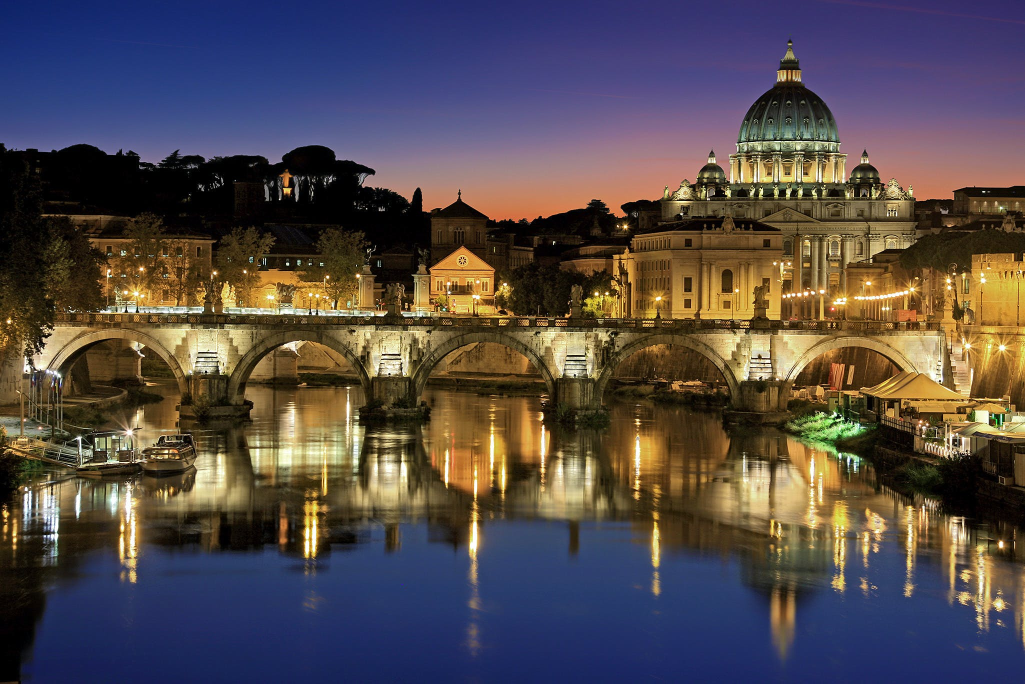
#> input picture Photos/pexels-julius-silver-753639.jpg, 2050 x 1367 px (shown at 1/2 size)
$ python masking.py
#> lines starting #> are read from the running program, lines starting #| are printed output that depends on the picture; after the words box and inside, x2 and y2 are one past the last pixel; in counts of white or black regions, pixels touching at a corner belong together
import cv2 as cv
import matplotlib.pyplot as plt
import numpy as np

img = cv.imread("Photos/pexels-julius-silver-753639.jpg")
#> img is the input picture: shape (1367, 2050, 3); mean B, G, R 74.9, 74.4, 83.9
cv.imshow("original image", img)
print(img.shape)
#| (1367, 2050, 3)

blank = np.zeros(img.shape[:2], dtype='uint8')
cv.imshow("blank image", blank)

mask = cv.circle(blank, (img.shape[1]//2, img.shape[0]//2),400,255,-1)
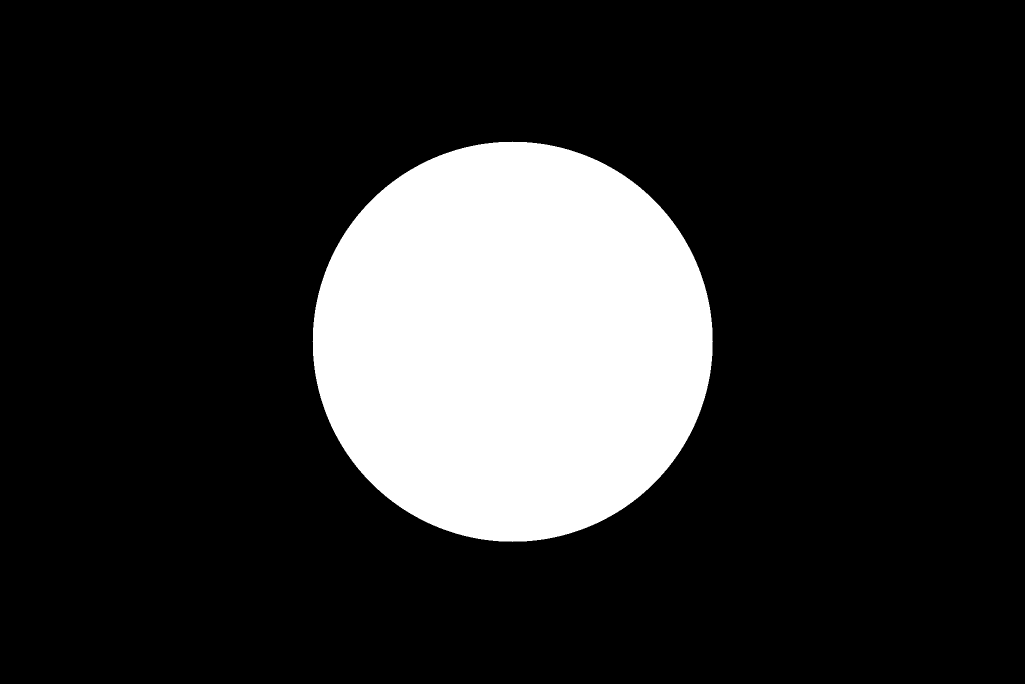
#> blank: shape (1367, 2050) (shown at 1/2 size); 17.9% white; 1 white region, box (x1, y1, x2, y2) and area: (625, 283, 1426, 1084) 502625
cv.imshow("mask", mask)

masked = cv.bitwise_and(img, img, mask=mask)
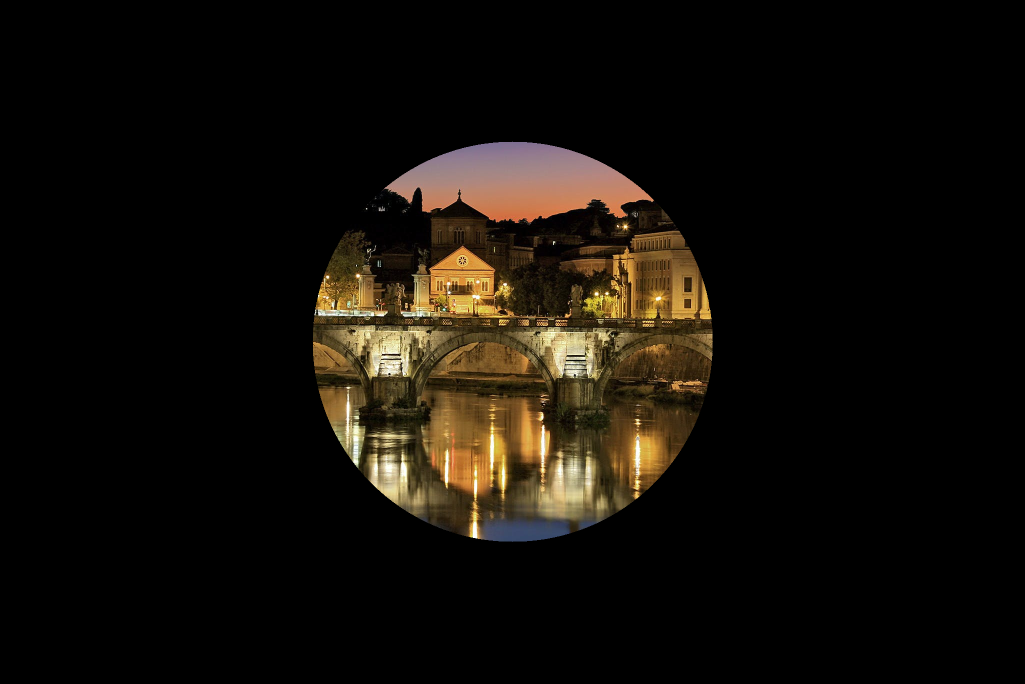
#> masked: shape (1367, 2050, 3) (shown at 1/2 size); mean B, G, R 9, 14.9, 19.2
cv.imshow("masked image", masked)

cv.waitKey(0)

$ run again, with Photos/mostafa-meraji-HJgEB78b2Z8-unsplash.jpg copied over Photos/pexels-julius-silver-753639.jpg
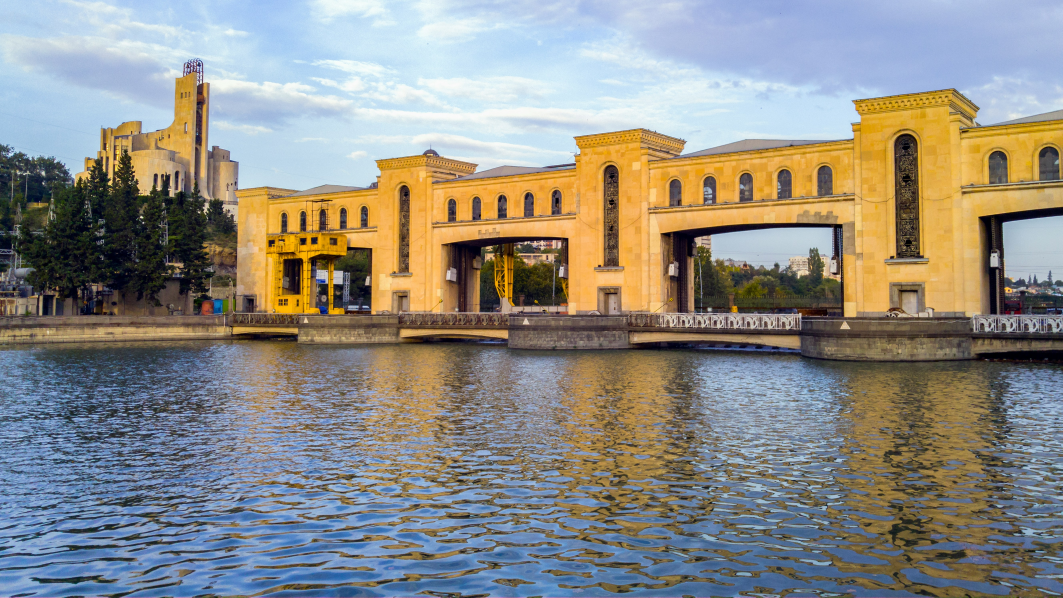
#> input picture Photos/mostafa-meraji-HJgEB78b2Z8-unsplash.jpg, 5312 x 2988 px (shown at 1/5 size)
#> img is the input picture: shape (2988, 5312, 3); mean B, G, R 133.6, 140.2, 142
#| (2988, 5312, 3)
#> `mask = cv.circle(blank, (img.shape[1]//2, img.shape[0]//2),400,255,-1)`:
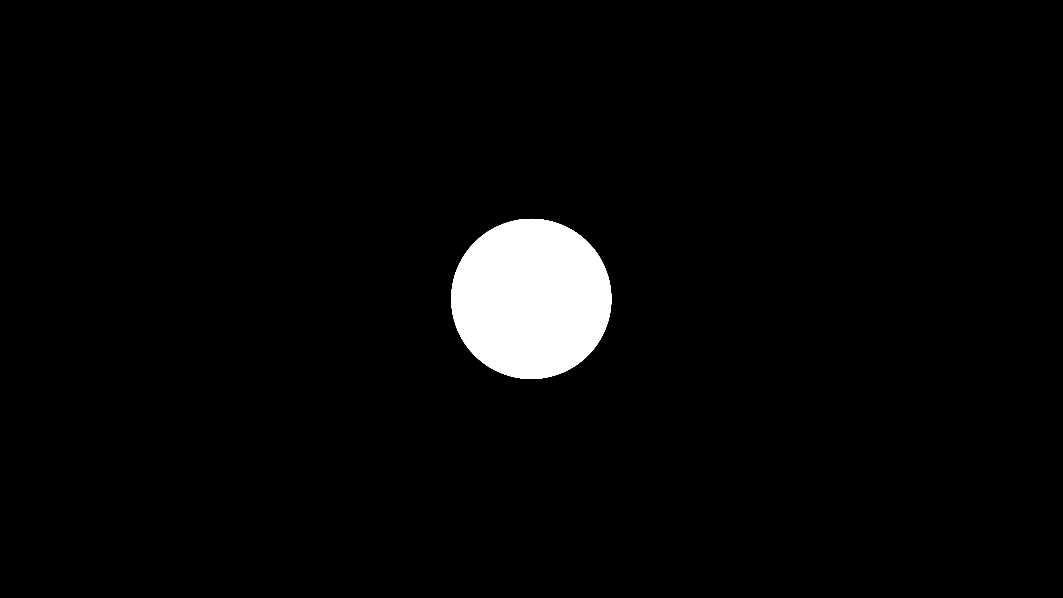
#> blank: shape (2988, 5312) (shown at 1/5 size); 3.2% white; 1 white region, box (x1, y1, x2, y2) and area: (2256, 1094, 3057, 1895) 502625
#> `masked = cv.bitwise_and(img, img, mask=mask)`:
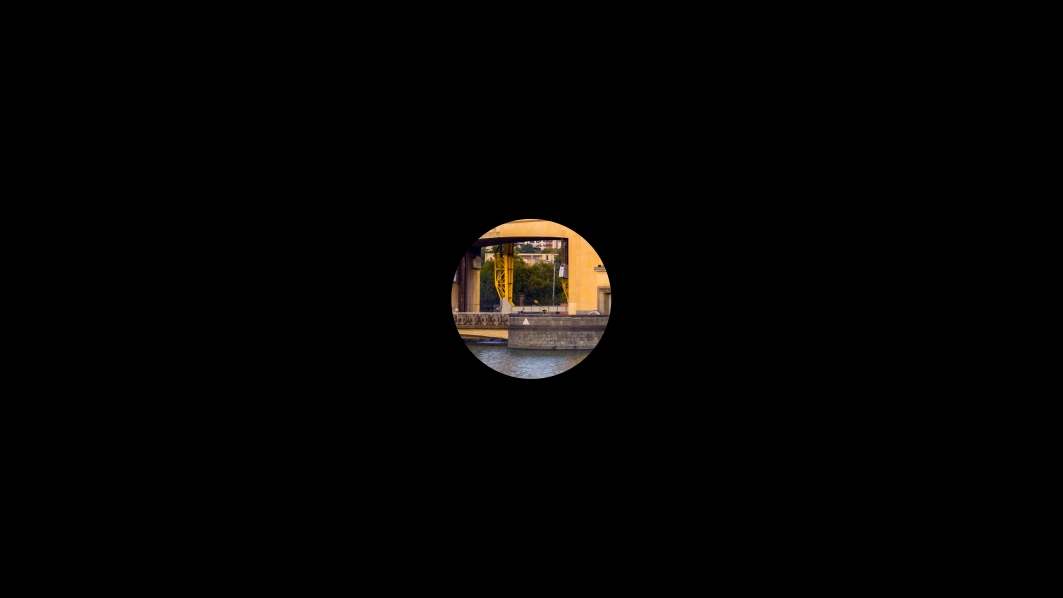
#> masked: shape (2988, 5312, 3) (shown at 1/5 size); mean B, G, R 2.3, 3.2, 4

$ run again, with Photos/pexels-eberhard-grossgasteiger-1398195.jpg copied over Photos/pexels-julius-silver-753639.jpg
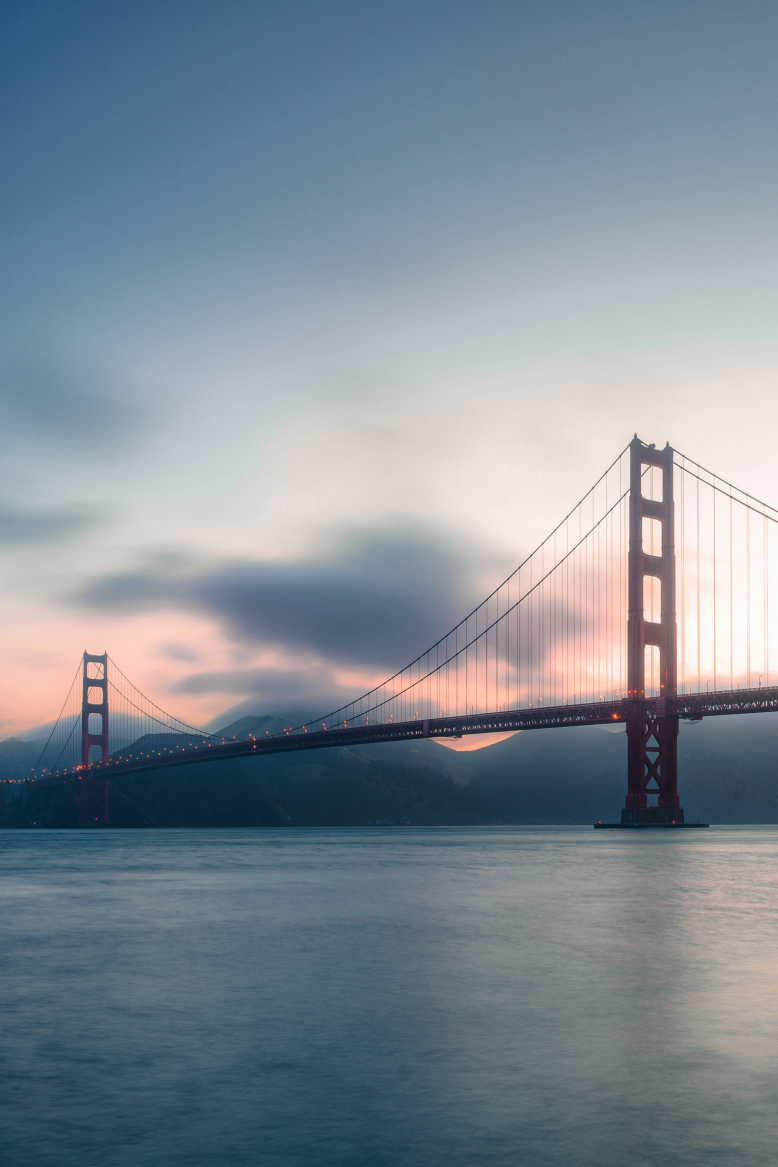
#> input picture Photos/pexels-eberhard-grossgasteiger-1398195.jpg, 2333 x 3500 px (shown at 1/3 size)
#> img is the input picture: shape (3500, 2333, 3); mean B, G, R 148.9, 139.2, 126.4
#| (3500, 2333, 3)
#> `mask = cv.circle(blank, (img.shape[1]//2, img.shape[0]//2),400,255,-1)`:
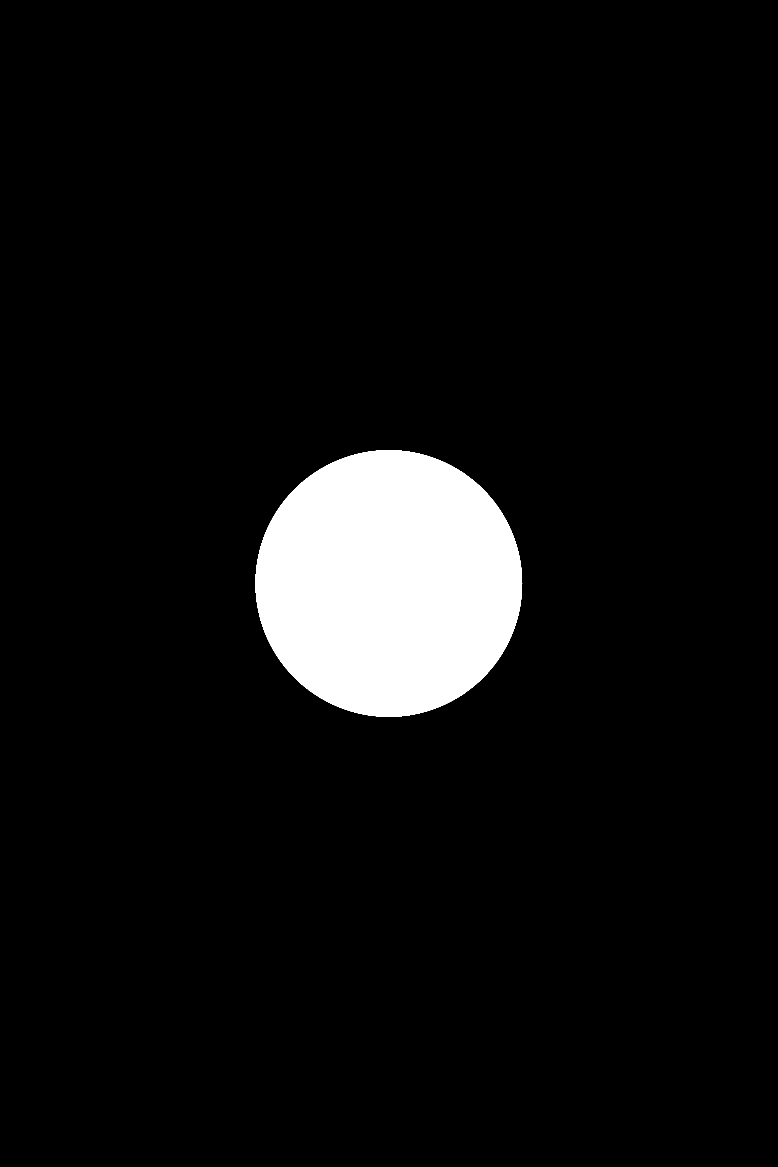
#> blank: shape (3500, 2333) (shown at 1/3 size); 6.2% white; 1 white region, box (x1, y1, x2, y2) and area: (766, 1350, 1567, 2151) 502625
#> `masked = cv.bitwise_and(img, img, mask=mask)`:
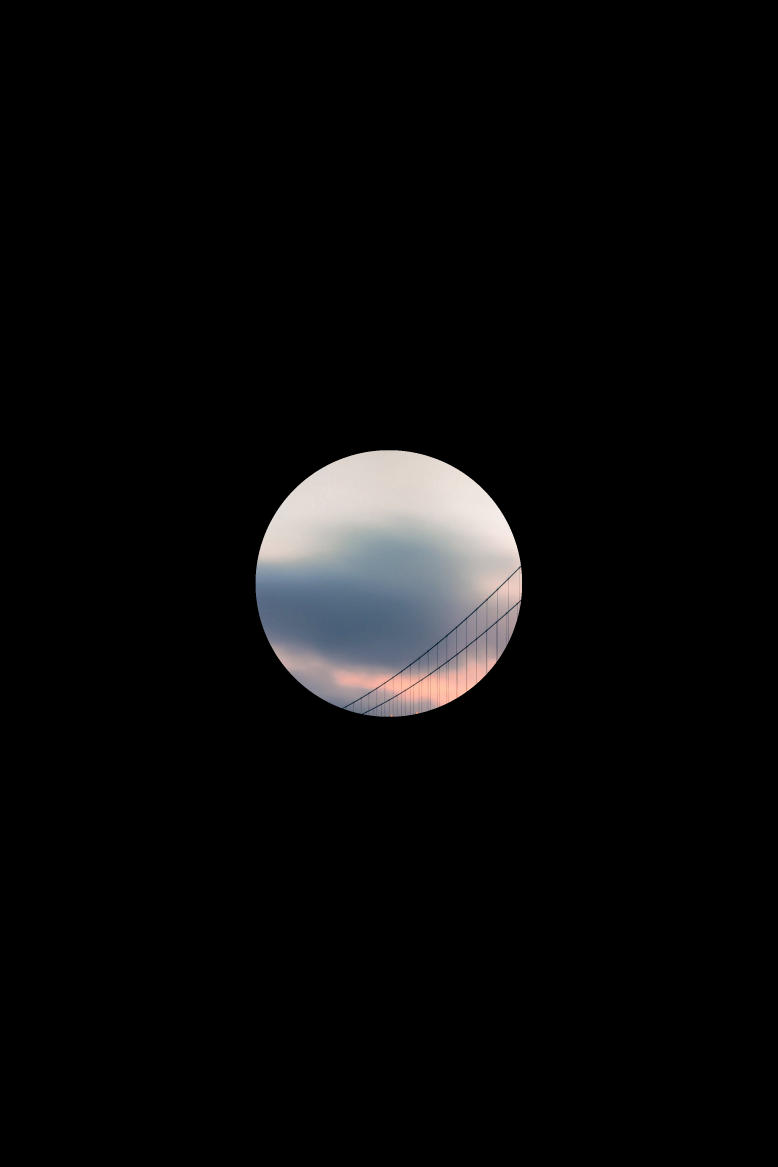
#> masked: shape (3500, 2333, 3) (shown at 1/3 size); mean B, G, R 10.3, 10, 10.1
